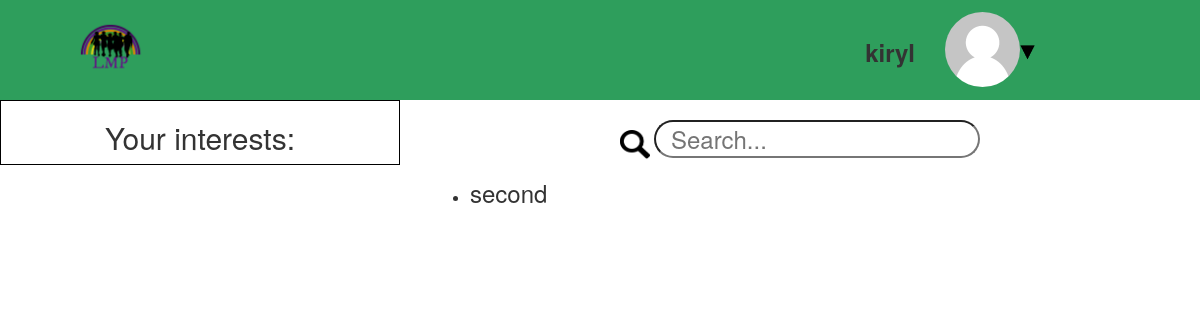
The app's page / (signed in), older data.
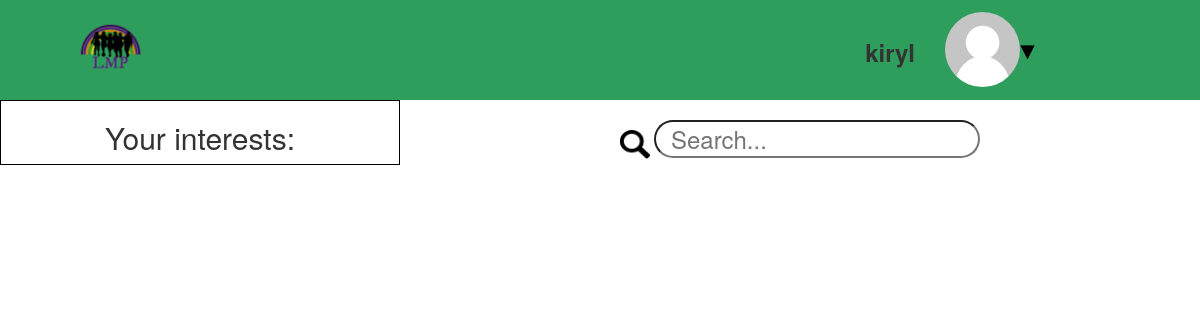
The same page, newer data.
### interests/models.py (models this page shows, shortened)
class Interest(models.Model):
	name = models.CharField(max_length=100)
	description = models.TextField(blank=True)
	users = models.ManyToManyField(User)

### default/views.py (the view)
# urls.py: url(r'^$', views.home, name='home'),
def home(request):
	interests_list = Interest.objects.order_by('name')
	user_interests_list = Interest.objects.filter(users=request.user).order_by('name')
	context = {
		'interests': interests_list,
		'user_interests': user_interests_list
	}
	return render(request, 'default/home.html', context)

### default/templates/default/home.html (shortened to what this page needs)
{% extends 'base.html' %}
{% load static %}
{% block content %}
	{% if user.is_authenticated %}
		<div class="container-fluid text-center">
			<div class="row">
				<div id="navbar" class="col-lg-12">
					<div class="col-lg-2">
						<img class="logo" src="{% static 'images/logo.png' %}" alt="">
					</div>
					<div class="col-lg-6">
					</div>
					<div class="col-lg-4">
						<div class="col-lg-4 text-right">
							<div class="username">{{ user.username }}</div>
						</div>
						<div class="col-lg-2">
							{% if user.userprofile.avatar == '' %}
								<img class="avatar" src="{% static 'images/default_avatar.png' %}" alt="">
							{% else %}
								<img class="avatar" src="/media/{{ user.userprofile.avatar }}" alt="">
							{% endif %}
						</div>
						<div class="col-lg-6 text-left dropdown">
 							<img class="dropbtn" src="{% static 'images/triangle.png' %}" alt="">
						</div>
					</div>
				</div>
				<div class="col-lg-4 user-interests">
					<h2>Your interests:</h2>
				</div>
				<div class="col-lg-8">
 					<div id="search-bar">
						<img src="{% static 'images/search-loop.png' %}" alt="">
						<input type="text" id="search-box" onkeyup="myFunction()" name="serach" placeholder="Search...">
					</div>
					<div class="col-lg-12 text-left">
						{% if interests %}
							<ul id="myUL">
							{% for item in interests %}
								<li><h3>{{ item.name }}</h3></li>
							{% endfor %}
							</ul>
						{% endif %}
					</div>
				</div>
			</div>
		</div>
	{% endif %}
{% endblock %}

Row changes from the older to the newer data that the page shows:
removed Interest: name "second"
